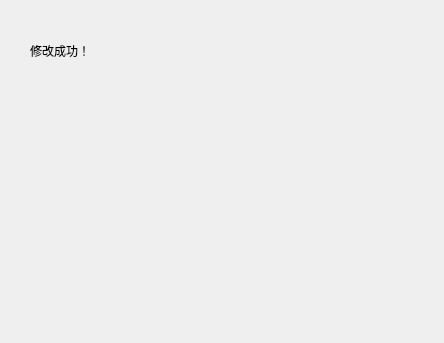
<?xml version="1.0" encoding="UTF-8"?>
<ui version="4.0">
 <class>changepassword</class>
 <widget class="QWidget" name="changepassword">
  <property name="geometry">
   <rect>
    <x>0</x>
    <y>0</y>
    <width>444</width>
    <height>343</height>
   </rect>
  </property>
  <property name="windowTitle">
   <string>Form</string>
  </property>
  <widget class="QLabel" name="label">
   <property name="geometry">
    <rect>
     <x>30</x>
     <y>30</y>
     <width>111</width>
     <height>41</height>
    </rect>
   </property>
   <property name="text">
    <string>修改成功！</string>
   </property>
  </widget>
 </widget>
 <resources/>
 <connections/>
</ui>
